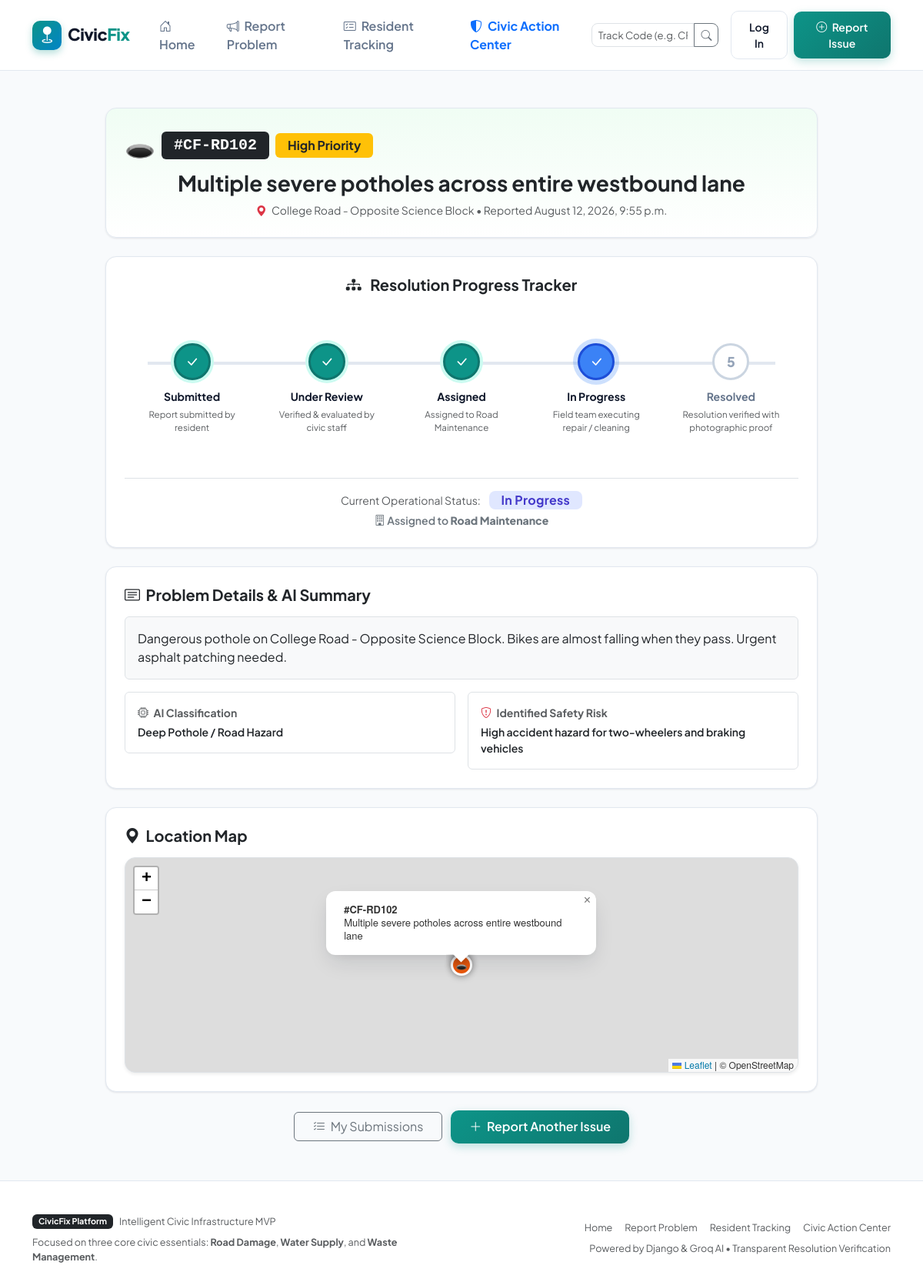
The page /track/CF-RD102/ on the database its author committed.
### issues/models.py (models this page shows, shortened)
class CivicIssue(models.Model):
    CATEGORY_POTHOLE = 'pothole'
    CATEGORY_WATER = 'water'
    CATEGORY_WASTE = 'waste'
    CATEGORY_CHOICES = [
        (CATEGORY_POTHOLE, 'Potholes / Road Damage'),
        (CATEGORY_WATER, 'Water Supply Problems'),
        (CATEGORY_WASTE, 'Waste Management'),
    ]
    PRIORITY_LOW = 'Low'
    PRIORITY_MEDIUM = 'Medium'
    PRIORITY_HIGH = 'High'
    PRIORITY_CRITICAL = 'Critical'
    PRIORITY_CHOICES = [
        (PRIORITY_LOW, 'Low'),
        (PRIORITY_MEDIUM, 'Medium'),
        (PRIORITY_HIGH, 'High'),
        (PRIORITY_CRITICAL, 'Critical'),
    ]
    SEVERITY_LOW = 'Low'
    SEVERITY_MEDIUM = 'Medium'
    SEVERITY_HIGH = 'High'
    SEVERITY_CRITICAL = 'Critical'
    SEVERITY_CHOICES = [
        (SEVERITY_LOW, 'Low'),
        (SEVERITY_MEDIUM, 'Medium'),
        (SEVERITY_HIGH, 'High'),
        (SEVERITY_CRITICAL, 'Critical'),
    ]
    STATUS_SUBMITTED = 'Submitted'
    STATUS_UNDER_REVIEW = 'Under Review'
    STATUS_ASSIGNED = 'Assigned'
    STATUS_IN_PROGRESS = 'In Progress'
    STATUS_RESOLVED = 'Resolved'
    STATUS_REJECTED = 'Rejected'
    STATUS_CHOICES = [
        (STATUS_SUBMITTED, 'Submitted'),
        (STATUS_UNDER_REVIEW, 'Under Review'),
        (STATUS_ASSIGNED, 'Assigned'),
        (STATUS_IN_PROGRESS, 'In Progress'),
        (STATUS_RESOLVED, 'Resolved'),
        (STATUS_REJECTED, 'Rejected'),
    ]
    DEPT_ROAD = 'Road Maintenance'
    DEPT_WATER = 'Water Supply Department'
    DEPT_WASTE = 'Waste Management'
    DEPARTMENT_CHOICES = [
        (DEPT_ROAD, 'Road Maintenance'),
        (DEPT_WATER, 'Water Supply Department'),
        (DEPT_WASTE, 'Waste Management'),
    ]
    ROAD_CONDITION_CHOICES = [
        ('Small damage', 'Small damage'),
        ('Moderate damage', 'Moderate damage'),
        ('Large pothole', 'Large pothole'),
        ('Multiple potholes', 'Multiple potholes'),
        ('Severe road damage', 'Severe road damage'),
    ]
    WATER_PROBLEM_CHOICES = [
        ('No water supply', 'No water supply'),
        ('Low water pressure', 'Low water pressure'),
        ('Water leakage', 'Water leakage'),
        ('Irregular supply', 'Irregular supply'),
        ('Pipeline damage', 'Pipeline damage'),
        ('Other', 'Other'),
    ]
    WATER_DURATION_CHOICES = [
        ('Less than 6 hours', 'Less than 6 hours'),
        ('6–12 hours', '6–12 hours'),
        ('12–24 hours', '12–24 hours'),
        ('1–3 days', '1–3 days'),
        ('More than 3 days', 'More than 3 days'),
    ]
    AFFECTED_AREA_CHOICES = [
        ('My household', 'My household'),
        ('Few nearby households', 'Few nearby households'),
        ('Many households', 'Many households'),
        ('Large community', 'Large community'),
    ]
    WASTE_TYPE_CHOICES = [
        ('Household waste', 'Household waste'),
        ('Plastic waste', 'Plastic waste'),
        ('Construction waste', 'Construction waste'),
        ('Overflowing bin', 'Overflowing bin'),
        ('Mixed waste', 'Mixed waste'),
        ('Other', 'Other'),
    ]
    WASTE_ACCUMULATION_CHOICES = [
        ('Small', 'Small'),
        ('Moderate', 'Moderate'),
        ('Large', 'Large'),
        ('Severe', 'Severe'),
    ]
    WASTE_DURATION_CHOICES = [
        ('Today', 'Today'),
        ('1–2 days', '1–2 days'),
        ('3–7 days', '3–7 days'),
        ('More than a week', 'More than a week'),
    ]
    tracking_code = models.CharField(max_length=20, unique=True, default=generate_tracking_code)
    user = models.ForeignKey(User, on_delete=models.SET_NULL, null=True, blank=True, related_name='reported_issues')
    reporter_name = models.CharField(max_length=120, blank=True, default='Concerned Resident')
    reporter_contact = models.CharField(max_length=60, blank=True)
    issue_category = models.CharField(max_length=30, choices=CATEGORY_CHOICES)
    title = models.CharField(max_length=255)
    description = models.TextField()
    image = models.ImageField(upload_to='issues/%Y/%m/', null=True, blank=True)
    latitude = models.FloatField(null=True, blank=True)
    longitude = models.FloatField(null=True, blank=True)
    location_name = models.CharField(max_length=255, blank=True, help_text="e.g. Near College Main Gate, Sector 4")
    road_condition = models.CharField(max_length=60, choices=ROAD_CONDITION_CHOICES, null=True, blank=True)
    severity = models.CharField(max_length=30, choices=SEVERITY_CHOICES, default=SEVERITY_MEDIUM)
    water_problem_type = models.CharField(max_length=60, choices=WATER_PROBLEM_CHOICES, null=True, blank=True)
    water_duration = models.CharField(max_length=60, choices=WATER_DURATION_CHOICES, null=True, blank=True)
    affected_households = models.CharField(max_length=60, choices=AFFECTED_AREA_CHOICES, null=True, blank=True)
    waste_type = models.CharField(max_length=60, choices=WASTE_TYPE_CHOICES, null=True, blank=True)
    waste_accumulation = models.CharField(max_length=60, choices=WASTE_ACCUMULATION_CHOICES, null=True, blank=True)
    waste_duration = models.CharField(max_length=60, choices=WASTE_DURATION_CHOICES, null=True, blank=True)
    issue_type = models.CharField(max_length=120, blank=True, default='General Civic Issue')
    priority = models.CharField(max_length=30, choices=PRIORITY_CHOICES, default=PRIORITY_MEDIUM)
    safety_risk = models.CharField(max_length=255, blank=True)
    impact = models.CharField(max_length=255, blank=True)
    ai_summary = models.TextField(blank=True)
    recommended_department = models.CharField(max_length=120, blank=True)
    recommended_action = models.TextField(blank=True)
    ai_available = models.BooleanField(default=True)
    status = models.CharField(max_length=30, choices=STATUS_CHOICES, default=STATUS_SUBMITTED)
    assigned_department = models.CharField(max_length=120, choices=DEPARTMENT_CHOICES, blank=True)
    admin_action = models.TextField(blank=True)
    resolved_by = models.ForeignKey(User, on_delete=models.SET_NULL, null=True, blank=True, related_name='resolved_issues')
    points_awarded = models.BooleanField(default=False)
    resolution_image = models.ImageField(upload_to='resolutions/%Y/%m/', null=True, blank=True)
    resolution_note = models.TextField(blank=True)
    resolved_at = models.DateTimeField(null=True, blank=True)
    created_at = models.DateTimeField(default=timezone.now)
    updated_at = models.DateTimeField(auto_now=True)
    class Meta:
        ordering = ['-created_at']
        indexes = [
            models.Index(fields=['issue_category']),
            models.Index(fields=['status']),
            models.Index(fields=['priority']),
            models.Index(fields=['created_at']),
            models.Index(fields=['latitude', 'longitude']),
        ]
    @property
    def icon_emoji(self):
        icons = {
            self.CATEGORY_POTHOLE: '🕳️',
            self.CATEGORY_WATER: '💧',
            self.CATEGORY_WASTE: '🗑️',
        }
        return icons.get(self.issue_category, '📌')
    @property
    def category_color(self):
        colors = {
            self.CATEGORY_POTHOLE: '#ea580c',  # Orange / Amber
            self.CATEGORY_WATER: '#0284c7',    # Sky Blue
            self.CATEGORY_WASTE: '#16a34a',    # Emerald Green
        }
        return colors.get(self.issue_category, '#4f46e5')
    @property
    def priority_badge_class(self):
        badges = {
            self.PRIORITY_LOW: 'bg-info text-dark',
            self.PRIORITY_MEDIUM: 'bg-primary text-white',
            self.PRIORITY_HIGH: 'bg-warning text-dark',
            self.PRIORITY_CRITICAL: 'bg-danger text-white',
        }
        return badges.get(self.priority, 'bg-secondary text-white')
    @property
    def status_badge_class(self):
        badges = {
            self.STATUS_SUBMITTED: 'badge-submitted',
            self.STATUS_UNDER_REVIEW: 'badge-review',
            self.STATUS_ASSIGNED: 'badge-assigned',
            self.STATUS_IN_PROGRESS: 'badge-in-progress',
            self.STATUS_RESOLVED: 'badge-resolved',
            self.STATUS_REJECTED: 'badge-rejected',
        }
        return badges.get(self.status, 'bg-secondary')
    @property
    def is_resolved(self):
        return self.status == self.STATUS_RESOLVED
    def get_timeline_stages(self):
        stages = [
            ('Submitted', 'Report submitted by resident'),
            ('Under Review', 'Verified & evaluated by civic staff'),
            ('Assigned', f'Assigned to {self.assigned_department or "Department"}'),
            ('In Progress', 'Field team executing repair / cleaning'),
            ('Resolved', 'Resolution verified with photographic proof'),
        ]
        status_order = {
            self.STATUS_SUBMITTED: 1,
            self.STATUS_UNDER_REVIEW: 2,
            self.STATUS_ASSIGNED: 3,
            self.STATUS_IN_PROGRESS: 4,
            self.STATUS_RESOLVED: 5,
            self.STATUS_REJECTED: -1,
        }
        current_idx = status_order.get(self.status, 1)
        timeline = []
        for idx, (name, desc) in enumerate(stages, start=1):
            is_completed = (current_idx >= idx) and (self.status != self.STATUS_REJECTED)
            is_current = (current_idx == idx) and (self.status != self.STATUS_REJECTED)
            timeline.append({
                'name': name,
                'description': desc,
                'is_completed': is_completed,
                'is_current': is_current,
                'index': idx,
            })
        return timeline

### issues/views.py (the view)
# urls.py: path('track/<str:tracking_code>/', views.track_detail, name='track_detail'),
def track_detail(request, tracking_code):
    issue = get_object_or_404(CivicIssue, tracking_code=tracking_code.upper().strip())
    timeline_stages = issue.get_timeline_stages()
    nearby = []
    if issue.latitude and issue.longitude:
        nearby = find_nearby_reports(issue.latitude, issue.longitude, category=issue.issue_category, exclude_id=issue.id)
    context = {
        'issue': issue,
        'timeline_stages': timeline_stages,
        'nearby_count': len(nearby),
        'nearby_reports': nearby[:3],
    }
    return render(request, 'issues/track_detail.html', context)

### templates/issues/track_detail.html (shortened to what this page needs)
{% extends 'base.html' %}
{% load static %}
{% block content %}
<div class="container py-5">
  <div class="row justify-content-center">
    <div class="col-lg-10">
      <div class="card card-civic p-4 mb-4 text-center" style="background: linear-gradient(180deg, #f0fdf4 0%, #ffffff 100%);">
        <div class="d-inline-flex align-items-center gap-2 mb-2">
          <span class="fs-2">{{ issue.icon_emoji }}</span>
          <span class="badge bg-dark font-monospace fs-5 px-3 py-2">#{{ issue.tracking_code }}</span>
          <span class="badge {{ issue.priority_badge_class }} fs-6 px-3 py-2">{{ issue.priority }} Priority</span>
        </div>
        <h1 class="fw-bold fs-3 mb-2">{{ issue.title }}</h1>
        <p class="text-muted small mb-0">
          <i class="bi bi-geo-alt-fill text-danger me-1"></i> {{ issue.location_name|default:"Pinned Location" }} &bull; Reported {{ issue.created_at|date:"F d, Y, g:i a" }}
        </p>
      </div>
      <div class="card card-civic p-4 mb-4">
        <h5 class="fw-bold text-teal mb-4 text-center">
          <i class="bi bi-diagram-3-fill me-2"></i> Resolution Progress Tracker
        </h5>
        <div class="civic-timeline">
          {% for stage in timeline_stages %}
            <div class="timeline-node {% if stage.is_completed %}completed{% endif %} {% if stage.is_current %}current{% endif %}">
              <div class="node-icon">
                {% if stage.is_completed %}
                  <i class="bi bi-check-lg"></i>
                {% else %}
                  {{ stage.index }}
                {% endif %}
              </div>
              <div class="node-label">{{ stage.name }}</div>
              <div class="text-muted d-none d-md-block" style="font-size: 0.72rem; max-width: 140px; margin: 4px auto 0;">
                {{ stage.description }}
              </div>
            </div>
          {% endfor %}
        </div>
        <div class="text-center mt-3 pt-3 border-top">
          <span class="text-muted small">Current Operational Status:</span>
          <span class="badge badge-civic {{ issue.status_badge_class }} fs-6 ms-2 px-3 py-1">{{ issue.status }}</span>
          {% if issue.assigned_department %}
            <div class="small text-secondary fw-semibold mt-1">
              <i class="bi bi-building"></i> Assigned to <strong>{{ issue.assigned_department }}</strong>
            </div>
          {% endif %}
        </div>
      </div>
      <div class="card card-civic p-4 mb-4">
        <h5 class="fw-bold text-teal mb-3">
          <i class="bi bi-card-text me-1"></i> Problem Details & AI Summary
        </h5>
        <p class="text-dark bg-light p-3 rounded border mb-3">{{ issue.description }}</p>
        <div class="row g-3 small">
          <div class="col-md-6">
            <div class="p-3 bg-white rounded border">
              <div class="text-muted fw-bold mb-1"><i class="bi bi-cpu text-teal me-1"></i> AI Classification</div>
              <div class="fw-semibold">{{ issue.issue_type|default:issue.get_issue_category_display }}</div>
            </div>
          </div>
          <div class="col-md-6">
            <div class="p-3 bg-white rounded border">
              <div class="text-muted fw-bold mb-1"><i class="bi bi-shield-exclamation text-danger me-1"></i> Identified Safety Risk</div>
              <div class="fw-semibold">{{ issue.safety_risk|default:"Standard municipal maintenance" }}</div>
            </div>
          </div>
        </div>
      </div>
      {% if issue.latitude and issue.longitude %}
        <div class="card card-civic p-4 mb-4">
          <h5 class="fw-bold text-teal mb-3">
            <i class="bi bi-geo-alt-fill me-1"></i> Location Map
          </h5>
          <div id="detail-map" class="border shadow-sm"></div>
        </div>
      {% endif %}
      <div class="text-center mt-4">
        <a href="{% url 'my_reports' %}" class="btn btn-outline-secondary px-4 me-2">
          <i class="bi bi-list-check me-1"></i> My Submissions
        </a>
        <a href="{% url 'report_issue' %}" class="btn btn-civic-primary px-4">
          <i class="bi bi-plus-lg me-1"></i> Report Another Issue
        </a>
      </div>
    </div>
  </div>
</div>
{% endblock %}

### rows shown on the page
CivicIssue: icon_emoji "🕳️", tracking_code "CF-RD102", priority "High", title "Multiple severe potholes across entire westbound lane", location_name "College Road - Opposite Science Block", created_at "August 12, 2026, 9:55 p.m.", status "In Progress", assigned_department "Road Maintenance", description "Dangerous pothole on College Road - Opposite Science Block. Bikes are almost falling when they pass. Urgent asphalt patching needed.", issue_type "Deep Pothole / Road Hazard", safety_risk "High accident hazard for two-wheelers and braking vehicles"

### other values the page prints
{{ stage.name }} "Submitted" "Under Review" "Assigned" "In Progress" "Resolved"
{{ stage.description }} "Report submitted by resident" "Verified & evaluated by civic staff" "Assigned to Road Maintenance" "Field team executing repair / cleaning" "Resolution verified with photographic proof"
{{ stage.index }} "5"
